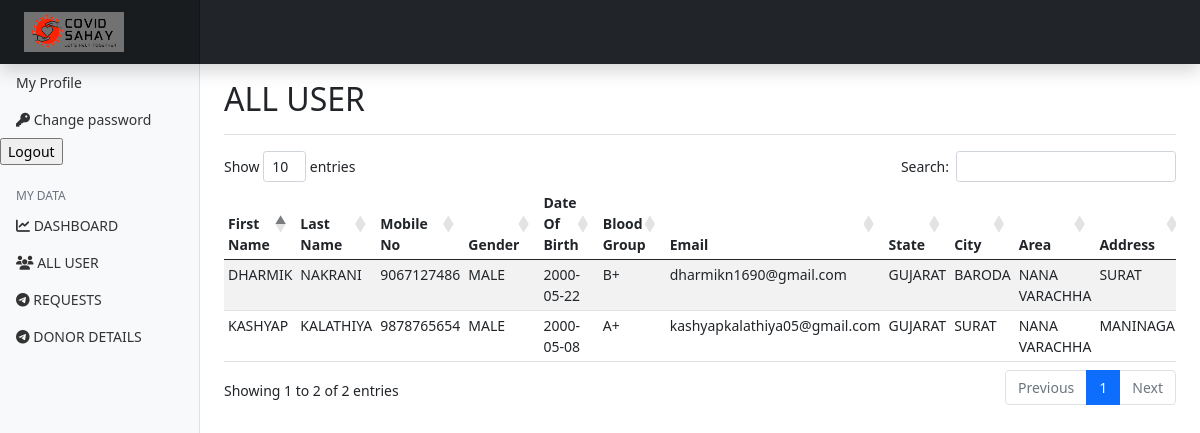
/myadmin/alluser (signed in), run on an earlier commit of the app's database.
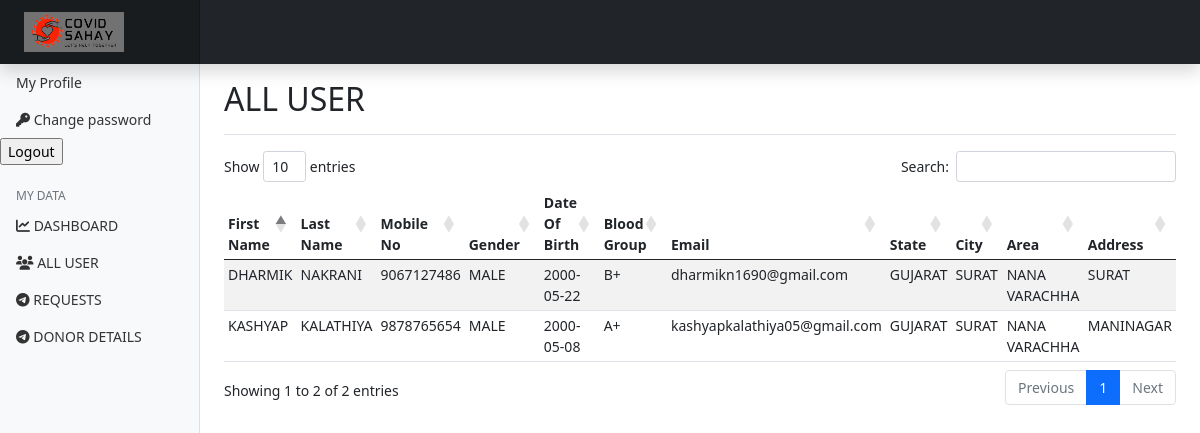
And on a later commit of the database.
### user/models.py (models this page shows)
class User(models.Model):
   fName = models.CharField(max_length=20, null=True)
   lName = models.CharField(max_length=20, null=True)
   mono = models.BigIntegerField(null=True)
   gender = models.CharField(max_length=10, null=True)
   dob = models.CharField(max_length=10, null=True)
   bGrp = models.CharField(max_length=10, null=True)
   email = models.CharField(max_length=30, null=True)
   state = models.CharField(max_length=20, null=True)
   city = models.CharField(max_length=20, null=True)
   area = models.CharField(max_length=20, null=True)
   add = models.CharField(max_length=50, null=True)
   pwd = models.CharField(max_length=50, null=True)

### myadmin/views.py (the view)
# urls.py: path('/alluser', django_admin_alluser, name='alluser'),
def django_admin_alluser(request):
     try:
          aId = request.session['admin_id']
     except KeyError:
          return redirect('alogin')
     aDetail = MyAdmin.objects.get(id=aId)
     data = User.objects.all()
     context = {
          "aId": aDetail.aName,
          "alldata": data
     }
     if request.method == 'POST':
          if request.POST.get('logout'):
               if request.session.has_key('admin_id'):
                    request.session.flush()
               return redirect('alogin')
     return render(request, 'Myadmin_panel/alluser.html', context)

### template/Myadmin_panel/alluser.html (shortened to what this page needs)
{% extends 'Myadmin_panel/header.html' %}
{% load static %}
{% get_static_prefix as STATFILE %}
{% block 'content' %}
<div class="d-flex justify-content-between flex-wrap flex-md-nowrap align-items-center pt-3 pb-2 mb-3 border-bottom">
    <h2>ALL USER</h2>
  </div>
  <div class="table-responsive" >
    <table class="table table-striped table-sm" id="mytable">
      <thead>
        <tr>
          <th scope="col">First Name</th>
          <th scope="col">Last Name</th>
          <th scope="col">Mobile No</th>
          <th scope="col">Gender</th>
          <th scope="col">Date Of Birth</th>
          <th scope="col">Blood Group</th>
          <th scope="col">Email</th>
          <th scope="col">State</th>
          <th scope="col">City</th>
          <th scope="col">Area</th>
          <th scope="col">Address</th>
        </tr>
      </thead>
      <tbody>
        {% for all in alldata %}
        <tr>
          <td>{{all.fName |upper}}</td>
          <td>{{all.lName |upper}}</td>
          <td>{{all.mono |upper}}</td>
          <td>{{all.gender |upper}}</td>
          <td>{{all.dob |upper}}</td>
          <td>{{all.bGrp |upper}}</td>
          <td>{{all.email |lower}}</td>
          <td>{{all.state |upper}}</td>
          <td>{{all.city |upper}}</td>
          <td>{{all.area |upper}}</td>
          <td>{{all.add |upper}}</td>
        </tr>
        {% endfor %}
      </tbody>
    </table>
  </div>
{% endblock 'content' %}
{% block 'extrajs' %}
<link rel="stylesheet" href="https://cdn.datatables.net/1.10.21/css/dataTables.bootstrap4.min.css">
{% endblock 'extrajs' %}

What changed in the data, as far as the page shows it:
changed User "DHARMIK": city "BARODA" → "SURAT"
